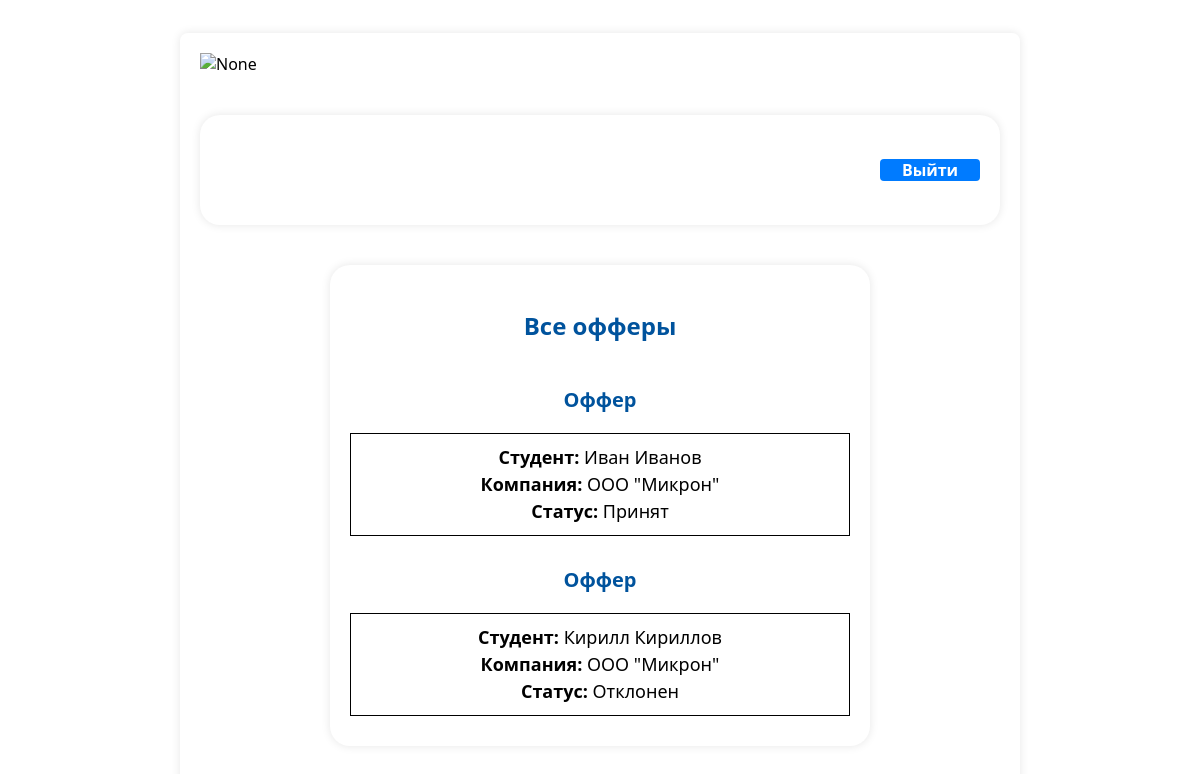
Page /auth_kafedra/profile_kafedra/ (signed in) on the committed database.
### partners/models.py (models this page shows)
class Offers(models.Model):
    company = models.ForeignKey(User, verbose_name="компания", on_delete=models.CASCADE, related_name="company")
    student = models.ForeignKey(User, verbose_name="студент", on_delete=models.CASCADE, related_name="student")
    send = models.BooleanField()
    offer_send = models.BooleanField(null=True, blank=True)

### kafedra/views.py (the view)
@login_required
def profile(request):
    print(request.user.is_authenticated)
    print(request.user.username)
    data = Offers.objects.all()
    return render(request, 'kafedra/profile.html', {"data":data})

### kafedra/templates/kafedra/profile.html (shortened to what this page needs)
{% load static %}
<!DOCTYPE html>
<html lang="en">
<head>
    <link rel="stylesheet" href="{% static 'css/profile_kafedra.css' %}">
</head>
<body>
    <div class="container" >
        <img src="{% static "image/guap.svg" %}" alt="None">
        <div class='contetn'>
            <h3 class="text_users">{{ user.first_name }} {{ user.last_name }} <a href="/" class="logout-btn">Выйти</a> </h3>
        </div>
        <div class='table_resume'>
            <h3 class='text_resume'>Все офферы</h3>
            {% if data %}
            {% for field in data %}
            <p class='text_resume_table'> Оффер </p>
            <div class='info'>
                <div class="info-section">
                    <span class='date_info'>Студент:</span> {{ field.student.first_name }} {{ field.student.last_name }} <br>
                    <span class='date_info'>Компания:</span> {{ field.company.first_name }} <br>
                    {% if field.offer_send  %}
                    <span class='date_info'>Статус: </span> Принят <br>
                    {% elif field.offer_send|default_if_none:"None" %}
                    <span class='date_info'>Статус: </span> Ожидание ответа <br>
                    {% else %}
                    <span class='date_info'>Статус: </span> Отклонен <br>
                    {% endif %}
                </div>
            </div>
            {% endfor %}
            {% else %}
            <h3 class='text_resume'>Пока отвеченных офферов нет!</h3>
            {% endif %}
        </div>
    </div>
</body>
</html>

### kafedra/static/css/profile_kafedra.css (style rules this page uses)
.container { font-family:system-ui, -apple-system, BlinkMacSystemFont, 'Segoe UI', Roboto, Oxygen, Ubuntu, Cantarell, 'Open Sans', 'Helvetica Neue', sans-serif; width: 100%; max-width: 800px; height: auto; min-height: 900px; margin: 0 auto; margin-top: 33px; padding: 20px; border-radius: 8px; box-shadow: 0 0 10px rgba(0, 0, 0, 0.1); }
.contetn { font-family:system-ui, -apple-system, BlinkMacSystemFont, 'Segoe UI', Roboto, Oxygen, Ubuntu, Cantarell, 'Open Sans', 'Helvetica Neue', sans-serif; background-color: #fff; padding: 20px; border-radius: 20px; width: calc(100% - 40px); margin: 0 auto; margin-top: 40px; height:auto; box-shadow: 0 0 10px rgba(0, 0, 0, 0.1); display: flex; flex-direction: column; justify-content: center; }
.text_users { font-family:system-ui, -apple-system, BlinkMacSystemFont, 'Segoe UI', Roboto, Oxygen, Ubuntu, Cantarell, 'Open Sans', 'Helvetica Neue', sans-serif; color: RGB(0, 83, 157); font-size: 24px; }
.logout-btn { font-family:system-ui, -apple-system, BlinkMacSystemFont, 'Segoe UI', Roboto, Oxygen, Ubuntu, Cantarell, 'Open Sans', 'Helvetica Neue', sans-serif; float: right; background-color: #007bff; border: none; width: 100px; height: auto; margin: 0 auto; color: #fff; font-size: 16px; text-align: center; text-decoration: none; border-radius: 4px; }
.text_resume { font-family:system-ui, -apple-system, BlinkMacSystemFont, 'Segoe UI', Roboto, Oxygen, Ubuntu, Cantarell, 'Open Sans', 'Helvetica Neue', sans-serif; color: RGB(0, 83, 157); font-size: 24px; text-align: center; }
.info { text-align: center; font-family:system-ui, -apple-system, BlinkMacSystemFont, 'Segoe UI', Roboto, Oxygen, Ubuntu, Cantarell, 'Open Sans', 'Helvetica Neue', sans-serif; font-size: 18px; line-height: 150% }
.info-section { font-family:system-ui, -apple-system, BlinkMacSystemFont, 'Segoe UI', Roboto, Oxygen, Ubuntu, Cantarell, 'Open Sans', 'Helvetica Neue', sans-serif; width: auto; border: 1px solid #000; padding: 10px; box-sizing: border-box; margin: 0 auto; margin-bottom: 10px; text-align: center; }
.date_info { font-family:system-ui, -apple-system, BlinkMacSystemFont, 'Segoe UI', Roboto, Oxygen, Ubuntu, Cantarell, 'Open Sans', 'Helvetica Neue', sans-serif; text-align: center; font-weight: bold; }
.table_resume { font-family:system-ui, -apple-system, BlinkMacSystemFont, 'Segoe UI', Roboto, Oxygen, Ubuntu, Cantarell, 'Open Sans', 'Helvetica Neue', sans-serif; background-color: #fff; padding: 20px; border-radius: 20px; width: 500px; margin: 0 auto; margin-top: 40px; box-shadow: 0 0 10px rgba(0, 0, 0, 0.1); display: flex; flex-direction: column; justify-content: center; }
.text_resume_table { font-family:system-ui, -apple-system, BlinkMacSystemFont, 'Segoe UI', Roboto, Oxygen, Ubuntu, Cantarell, 'Open Sans', 'Helvetica Neue', sans-serif; color: RGB(0, 83, 157); font-size: 20px; text-align: center; font-weight: bold; }

### rows in the picture
Offers: student.first_name "Иван", student.last_name "Иванов", company.first_name "ООО \"Микрон\"", shows "Статус:", offer_send "Принят"
Offers: student.first_name "Кирилл", student.last_name "Кириллов", company.first_name "ООО \"Микрон\"", shows "Статус:", offer_send "Отклонен"
